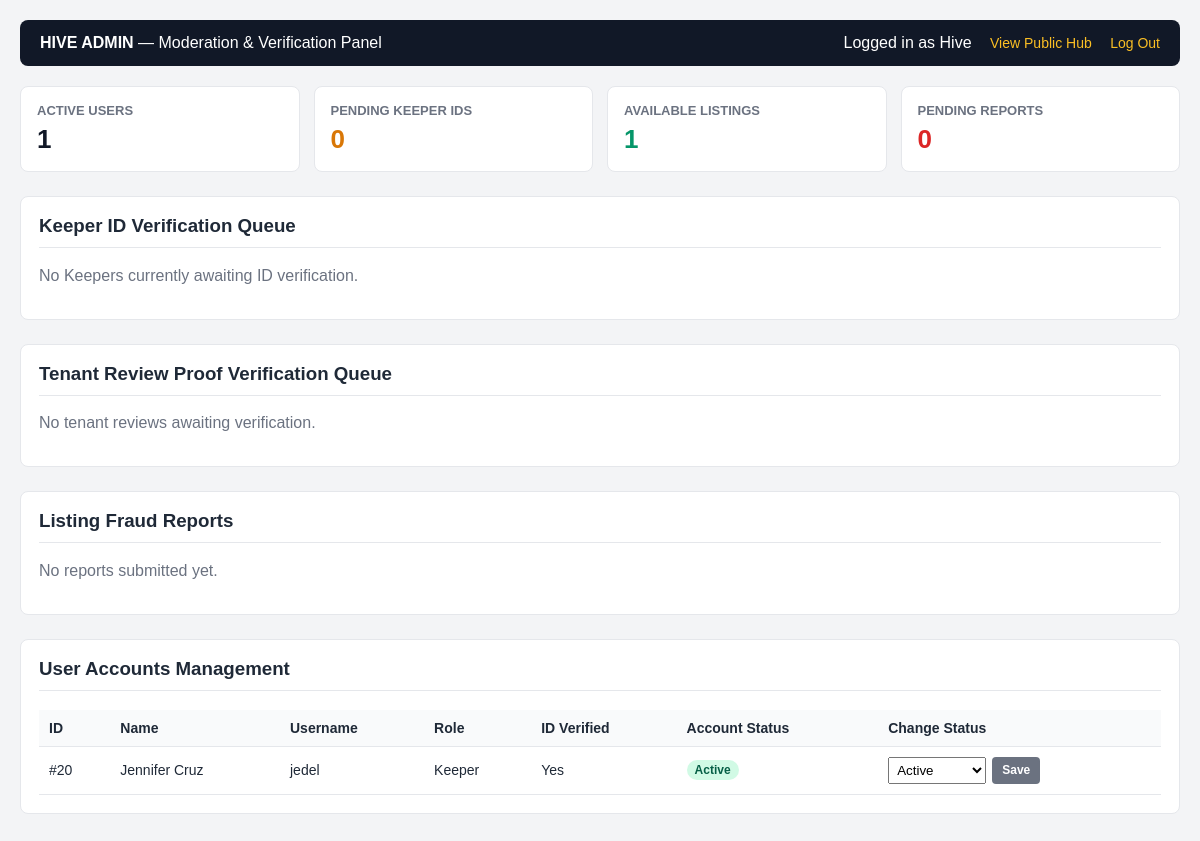
The app's page /admin_dashboard.php (signed in) with its own data.
### tables this page shows
CREATE TABLE `user` (
  `user_id` int(11) NOT NULL AUTO_INCREMENT,
  `user_code` int(11) NOT NULL,
  `username` varchar(50) NOT NULL,
  `email` varchar(100) NOT NULL,
  `password_hash` varchar(255) NOT NULL,
  `first_name` varchar(50) NOT NULL,
  `last_name` varchar(50) NOT NULL,
  `contact_no` varchar(20) DEFAULT NULL,
  `sex` enum('Male','Female','Prefer not to say') DEFAULT NULL,
  `id_type` varchar(50) DEFAULT NULL,
  `id_document_url` varchar(255) DEFAULT NULL,
  `is_id_verified` tinyint(1) DEFAULT 0,
  `account_status` enum('Active','Suspended','Banned') NOT NULL DEFAULT 'Active',
  `created_at` timestamp NULL DEFAULT current_timestamp(),
  PRIMARY KEY (`user_id`),
  UNIQUE KEY `username` (`username`),
  UNIQUE KEY `email` (`email`),
  KEY `user_code` (`user_code`),
  CONSTRAINT `user_ibfk_1` FOREIGN KEY (`user_code`) REFERENCES `user_type` (`user_code`)
);

CREATE TABLE `user_type` (
  `user_code` int(11) NOT NULL AUTO_INCREMENT,
  `user_type` varchar(50) NOT NULL,
  PRIMARY KEY (`user_code`)
);

### admin_dashboard.php (the view, shortened to what this page needs)
<?php
require_once 'db_connect.php';
$stats = $conn->query("
    SELECT
        (SELECT COUNT(*) FROM user WHERE user_code != 3 AND account_status = 'Active') AS active_users,
        (SELECT COUNT(*) FROM user WHERE user_code = 2 AND is_id_verified = 0 AND account_status = 'Active') AS pending_ids,
        (SELECT COUNT(*) FROM listing WHERE status = 'Available') AS active_listings,
        (SELECT COUNT(*) FROM report WHERE status = 'Pending') AS pending_reports
")->fetch_assoc();
$pending_keepers = $conn->query("
    SELECT user_id, username, email, first_name, last_name, contact_no, id_type, id_document_url, account_status
    FROM user
    WHERE user_code = 2 AND is_id_verified = 0
    ORDER BY user_id DESC
")->fetch_all(MYSQLI_ASSOC);
$reports = $conn->query("
    SELECT
        r.report_id,
        r.reason,
        r.status AS report_status,
        r.resolution_notes,
        r.created_at,
        l.listing_id,
        l.title AS listing_title,
        l.status AS listing_status,
        reporter.username AS reporter_username,
        keeper.user_id AS keeper_id,
        keeper.username AS keeper_username,
        keeper.account_status AS keeper_status
    FROM report r
    JOIN listing l ON r.listing_id = l.listing_id
    JOIN user reporter ON r.reporter_id = reporter.user_id
    JOIN user keeper ON l.keeper_id = keeper.user_id
    ORDER BY FIELD(r.status, 'Pending', 'Confirmed Fraud', 'Dismissed'), r.report_id DESC
")->fetch_all(MYSQLI_ASSOC);
$all_users = $conn->query("
    SELECT u.user_id, u.username, u.email, u.first_name, u.last_name, u.is_id_verified, u.account_status, ut.user_type
    FROM user u
    JOIN user_type ut ON u.user_code = ut.user_code
    WHERE u.user_code != 3
    ORDER BY u.user_id DESC
")->fetch_all(MYSQLI_ASSOC);
$pending_reviews = $conn->query("
    SELECT
        r.review_id,
        r.rating,
        r.comment,
        r.proof_document_url,
        r.tenant_status,
        l.title AS listing_title,
        u.username AS reviewer_username,
        u.first_name,
        u.last_name
    FROM review r
    JOIN listing l ON r.listing_id = l.listing_id
    JOIN user u ON r.reviewer_id = u.user_id
    WHERE r.verification_status = 'Pending'
    ORDER BY r.review_id DESC
")->fetch_all(MYSQLI_ASSOC);
?>
<!DOCTYPE html>
<html lang="en">
<head>
</head>
<body>
<div class="topbar">
    <div><strong>HIVE ADMIN</strong> — Moderation & Verification Panel</div>
    <div>
        <span>Logged in as <?= htmlspecialchars($_SESSION['first_name']) ?></span>
        <a href="hives_hub.php">View Public Hub</a>
        <a href="logout.php">Log Out</a>
    </div>
</div>
<div class="stats-grid">
    <div class="stat-card">
        <h4>Active Users</h4>
        <div class="num"><?= (int)$stats['active_users'] ?></div>
    </div>
    <div class="stat-card">
        <h4>Pending Keeper IDs</h4>
        <div class="num" style="color:#d97706;"><?= (int)$stats['pending_ids'] ?></div>
    </div>
    <div class="stat-card">
        <h4>Available Listings</h4>
        <div class="num" style="color:#059669;"><?= (int)$stats['active_listings'] ?></div>
    </div>
    <div class="stat-card">
        <h4>Pending Reports</h4>
        <div class="num" style="color:#dc2626;"><?= (int)$stats['pending_reports'] ?></div>
    </div>
</div>
<div class="section">
    <h3>Keeper ID Verification Queue</h3>
    <?php if (empty($pending_keepers)): ?>
        <p style="color:#6b7280;">No Keepers currently awaiting ID verification.</p>
    <?php endif; ?>
</div>
<div class="section">
    <h3>Tenant Review Proof Verification Queue</h3>
    <?php if (empty($pending_reviews)): ?>
        <p style="color:#6b7280;">No tenant reviews awaiting verification.</p>
    <?php endif; ?>
</div>
<div class="section">
    <h3>Listing Fraud Reports</h3>
    <?php if (empty($reports)): ?>
        <p style="color:#6b7280;">No reports submitted yet.</p>
    <?php endif; ?>
</div>
<div class="section">
    <h3>User Accounts Management</h3>
    <table>
        <thead>
            <tr>
                <th>ID</th>
                <th>Name</th>
                <th>Username</th>
                <th>Role</th>
                <th>ID Verified</th>
                <th>Account Status</th>
                <th>Change Status</th>
            </tr>
        </thead>
        <tbody>
            <?php foreach ($all_users as $u): ?>
                <tr>
                    <td>#<?= $u['user_id'] ?></td>
                    <td><?= htmlspecialchars($u['first_name'] . ' ' . $u['last_name']) ?></td>
                    <td><?= htmlspecialchars($u['username']) ?></td>
                    <td><?= htmlspecialchars($u['user_type']) ?></td>
                    <td><?= ($u['user_type'] === 'Keeper') ? ($u['is_id_verified'] ? 'Yes' : 'Pending') : 'N/A' ?></td>
                    <td>
                        <?php
                            $uBadge = ($u['account_status'] === 'Active') ? 'bg-green' : (($u['account_status'] === 'Suspended') ? 'bg-yellow' : 'bg-red');
                        ?>
                        <span class="badge <?= $uBadge ?>"><?= htmlspecialchars($u['account_status']) ?></span>
                    </td>
                    <td>
                        <form method="POST" style="display:flex; gap:6px;">
                            <select name="new_status" style="padding:4px;">
                                <option value="Active" <?= $u['account_status'] === 'Active' ? 'selected' : '' ?>>Active</option>
                            </select>
                            <button type="submit" class="btn btn-neutral">Save</button>
                        </form>
                    </td>
                </tr>
            <?php endforeach; ?>
        </tbody>
    </table>
</div>
</body>
</html>

### admin_dashboard.php (style rules this page uses)
body { font-family: Arial, sans-serif; margin: 0; padding: 20px; background: #f3f4f6; color: #1f2937; }
.topbar { display: flex; justify-content: space-between; align-items: center; background: #111827; color: #fff; padding: 14px 20px; border-radius: 8px; margin-bottom: 20px; }
.topbar a { color: #fbbf24; text-decoration: none; margin-left: 14px; font-size: 14px; }
.stats-grid { display: grid; grid-template-columns: repeat(auto-fit, minmax(180px, 1fr)); gap: 14px; margin-bottom: 24px; }
.stat-card { background: #fff; padding: 16px; border-radius: 8px; border: 1px solid #e5e7eb; }
.stat-card h4 { margin: 0 0 6px; font-size: 13px; color: #6b7280; text-transform: uppercase; }
.stat-card .num { font-size: 26px; font-weight: bold; color: #111827; }
.section { background: #fff; padding: 18px; border-radius: 8px; border: 1px solid #e5e7eb; margin-bottom: 24px; overflow-x: auto; }
.section h3 { margin-top: 0; border-bottom: 1px solid #e5e7eb; padding-bottom: 10px; }
table { width: 100%; border-collapse: collapse; font-size: 14px; }
th, td { text-align: left; padding: 10px; border-bottom: 1px solid #e5e7eb; }
th { background: #f9fafb; font-weight: bold; }
.badge { display: inline-block; padding: 3px 8px; border-radius: 10px; font-size: 12px; font-weight: bold; }
.bg-green { background: #d1fae5; color: #065f46; }
.btn { padding: 6px 10px; border: none; border-radius: 4px; color: #fff; font-size: 12px; font-weight: bold; cursor: pointer; }
.btn-neutral { background: #6b7280; }

### records on screen
user: user_id "20", first_name+last_name "Jennifer Cruz", username "jedel", user_code.user_type "Keeper", is_id_verified "Yes", account_status "Active", new_status "Active"

### other values on screen
$_SESSION['first_name'] "Hive"
$stats['active_users'] "1"
$stats['pending_ids'] "0"
$stats['active_listings'] "1"
$stats['pending_reports'] "0"
